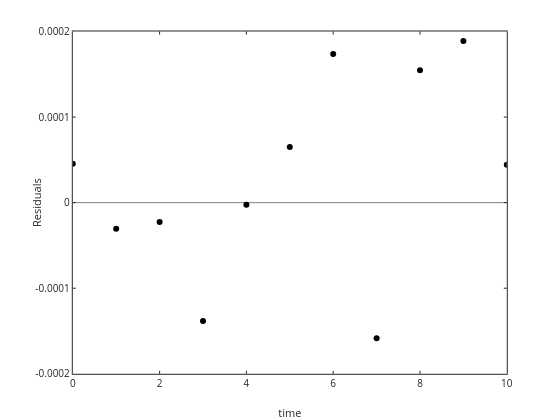

The code cell stored with this chart in its notebook:
### Code cell
% plot the residuals

plot(t,N-Nbst,'ko',t,zeros(size(N)),'k-')
xlabel('time'); ylabel('Residuals')

### Figure 1 — Plotly figure (JSON) as saved in the notebook; plotly's stock layout.template omitted (floating-point values rounded to 4 significant figures)
{"data": [{"line": {"color": "rgb(0, 0, 0)", "width": 0.5}, "marker": {"color": "rgb(0, 0, 0)", "line": {"color": "rgb(0, 0, 0)"}, "size": 6, "symbol": "circle"}, "mode": "markers", "name": "", "showlegend": false, "type": "scatter", "visibility": true, "x": [0, 1, 2, 3, 4, 5, 6, 7, 8, 9, 10], "xaxis": "x", "y": [4.558e-05, -3.048e-05, -2.262e-05, -0.0001383, -2.409e-06, 6.492e-05, 0.0001737, -0.0001584, 0.0001548, 0.0001889, 4.425e-05], "yaxis": "y"}, {"line": {"color": "rgb(0, 0, 0)", "dash": "solid", "width": 0.5}, "marker": {"color": "rgb(0, 0, 0)", "line": {"color": "rgb(0, 0, 0)"}, "size": 6, "symbol": "none"}, "mode": "lines", "name": "", "showlegend": false, "type": "scatter", "visibility": true, "x": [0, 1, 2, 3, 4, 5, 6, 7, 8, 9, 10], "xaxis": "x", "y": [0, 0, 0, 0, 0, 0, 0, 0, 0, 0, 0], "yaxis": "y"}], "layout": {"height": 420, "hovermode": "closest", "margin": {"b": 0, "l": 0, "r": 0, "t": 0}, "plot_bgcolor": "rgba(0, 0, 0, 0)", "showlegend": false, "width": 560, "xaxis": {"anchor": "y", "autorange": false, "domain": [0.13, 0.905], "exponentformat": "none", "gridcolor": "rgba(38,38,38,0.15)", "gridwidth": 1, "linecolor": "rgb(38,38,38)", "linewidth": 1, "mirror": "ticks", "range": [0, 10], "showgrid": false, "showline": true, "side": "bottom", "spikedash": "solid", "spikemode": "across", "spikesides": false, "spikethickness": 1, "tickangle": 0, "tickcolor": "rgb(38,38,38)", "tickfont": {"color": "rgb(38,38,38)", "size": 10}, "ticklen": 3, "ticks": "inside", "ticktext": ["0", "2", "4", "6", "8", "10"], "tickvals": [0, 2, 4, 6, 8, 10], "title": {"font": {"color": "rgb(38,38,38)", "size": 11}, "text": "time"}, "type": "linear", "visible": true, "zeroline": false}, "yaxis": {"anchor": "x", "autorange": false, "domain": [0.11, 0.925], "exponentformat": "none", "gridcolor": "rgba(38,38,38,0.15)", "gridwidth": 1, "linecolor": "rgb(38,38,38)", "linewidth": 1, "mirror": "ticks", "range": [-0.0002, 0.0002], "showgrid": false, "showline": true, "side": "left", "spikedash": "solid", "spikemode": "across", "spikesides": false, "spikethickness": 1, "tickangle": 0, "tickcolor": "rgb(38,38,38)", "tickfont": {"color": "rgb(38,38,38)", "size": 10}, "ticklen": 3, "ticks": "inside", "ticktext": ["-0.0002", "-0.0001", "0", "0.0001", "0.0002"], "tickvals": [-0.0002, -0.0001, 0, 0.0001, 0.0002], "title": {"font": {"color": "rgb(38,38,38)", "size": 11}, "text": "Residuals"}, "type": "linear", "visible": true, "zeroline": false}}}
